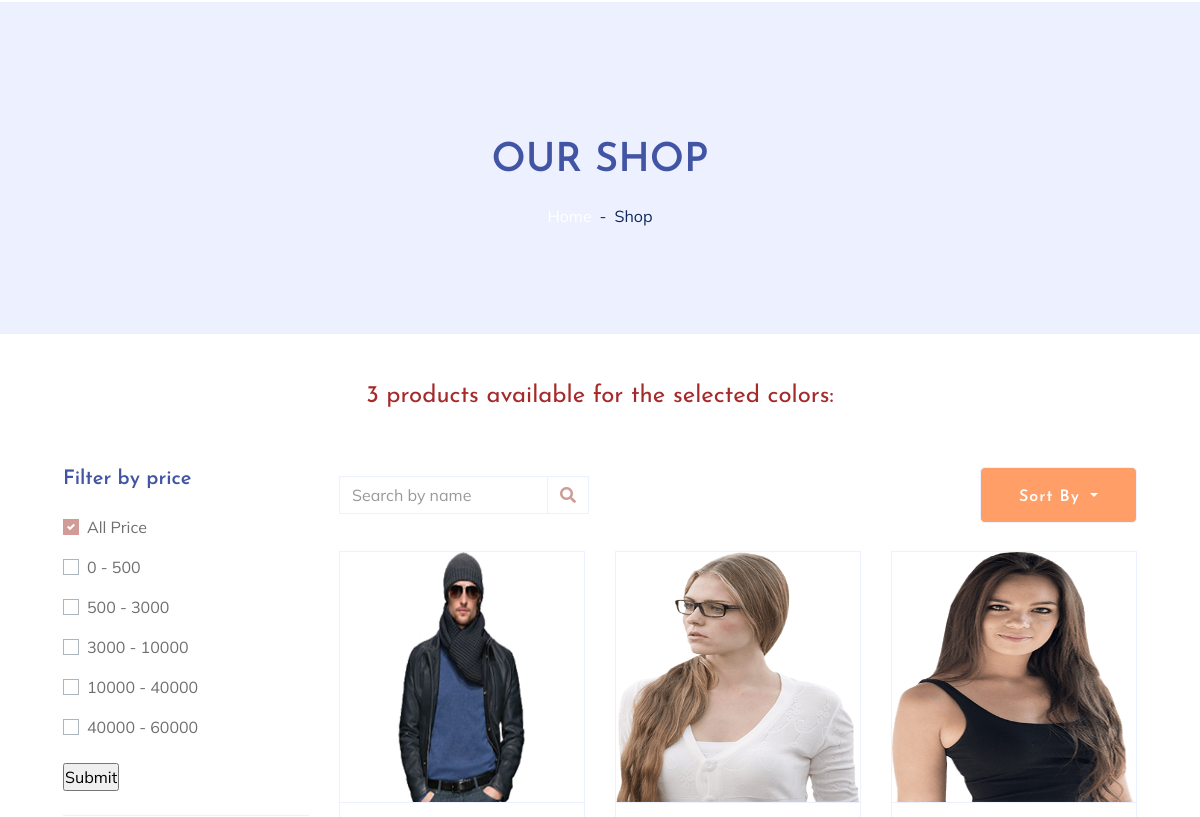
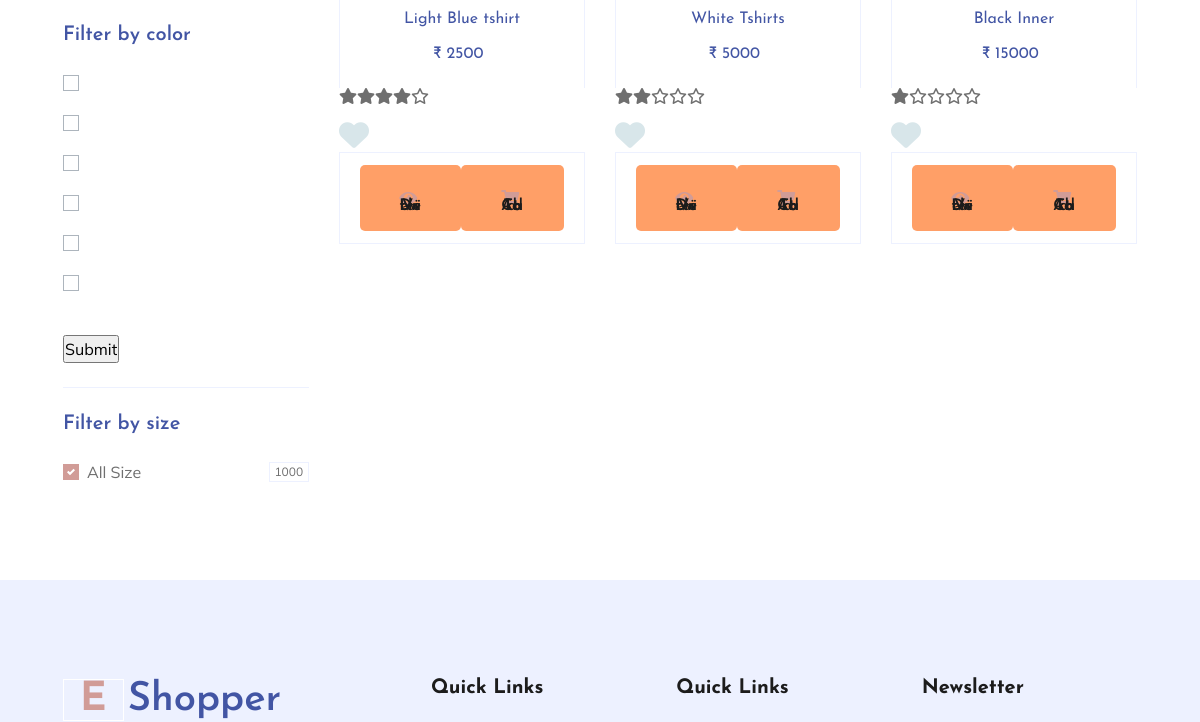
The app's page /color_filter (middle part), older data (2 pictures, top to bottom).
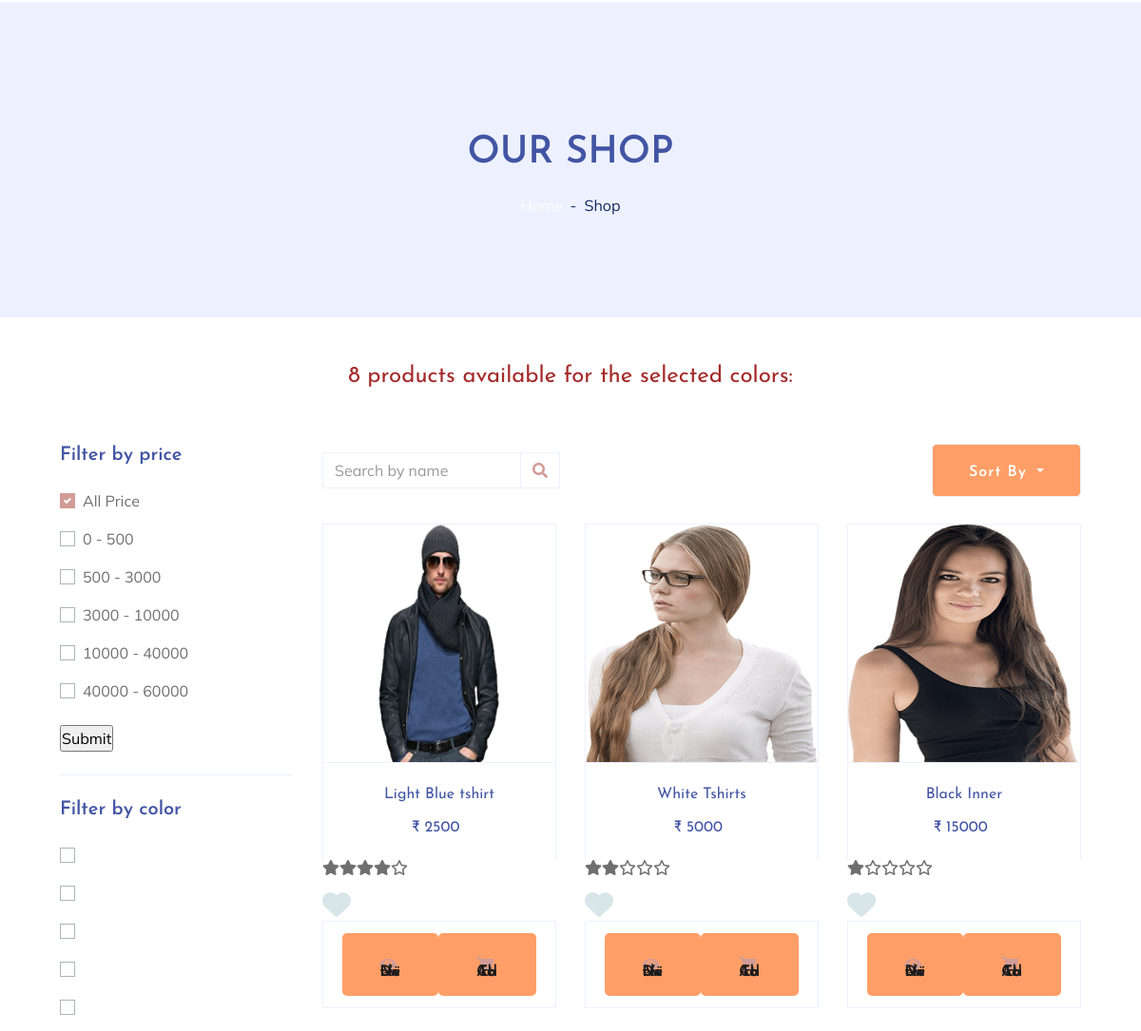
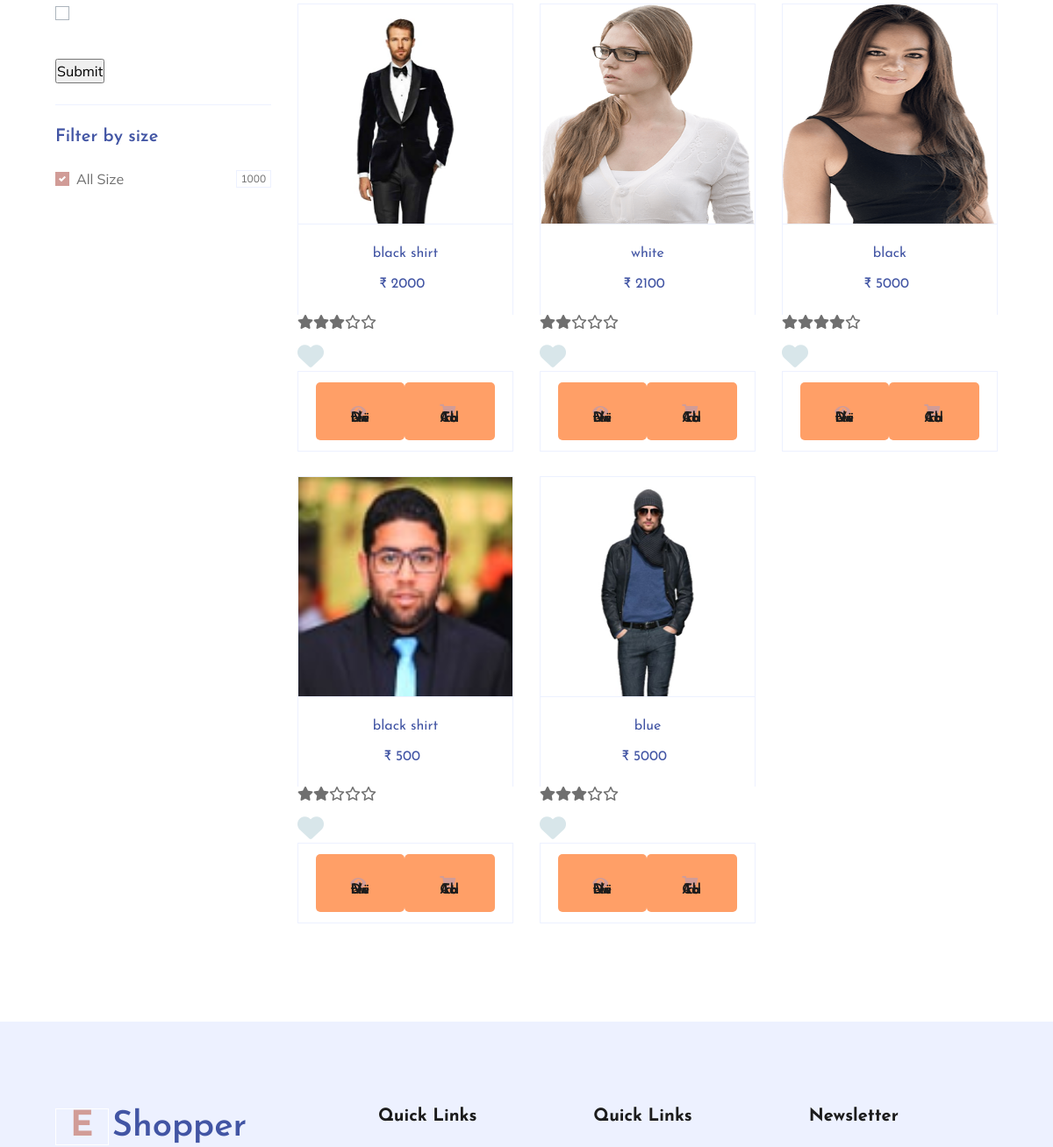
The same page, newer data (2 pictures, top to bottom).
### shooper_app/models.py (models this page shows, shortened)
class product(models.Model):
    main_category=models.ForeignKey(Main_category,on_delete=models.CASCADE,blank=True,null=True)
    sub_category=models.ForeignKey(Sub_category,on_delete=models.CASCADE,blank=True,null=True)
    image=models.ImageField(upload_to="media")
    name=models.CharField(max_length=50)
    quantity=models.IntegerField(default=1)
    price1=models.CharField(choices=chh,blank=True,null=True,max_length=50)
    size1=models.ManyToManyField(size,null=True,blank=True)
    star=models.IntegerField()
    color=models.ManyToManyField(color,blank=True,null=True,max_length=50)
    price=models.IntegerField()

### shooper_app/views.py (the view)
# urls.py: path('color_filter', views.color_filter, name='color_filter'),
def color_filter(request):
    a1 = request.GET.getlist("color-1")
    pid = product.objects.all()
    if a1:
        pid = product.objects.filter(color__name__in=a1)
    color_count = len(pid)
    cid = color.objects.all()
    con = {"cid": cid, "pid": pid,"color_count":color_count}
    return render(request, 'shop.html', con)

### shooper_app/templates/shop.html (shortened to what the changed rows need)
{% extends "index.html" %}
{% load static %}
{% block content %}
    <div class="container-fluid bg-secondary mb-5">
        <br>
        <div class="d-flex flex-column align-items-center justify-content-center" style="min-height: 300px">
            <h1 class="font-weight-semi-bold text-uppercase mb-3">Our Shop</h1>
        </div>
    </div>
    {% if color_count %}
    {% if color_count == 0 %}
        <h4 style="color: brown;text-align:center">No products available for the selected colors.</h4>
    {% else %}
        <h4 style="color: brown;text-align:center">{{color_count}} products available for the selected colors:</h4>
    {% endif %}
    {% endif %}
    <div class="container-fluid pt-5">
        <div class="row px-xl-5">
            <div class="col-lg-9 col-md-12">
                <div class="row pb-3">
                    {% for i in pid %}
                    <div class="col-lg-4 col-md-6 col-sm-12 pb-1" >
                        <div class="card product-item border-0 mb-4" >
                            <div class="card-header product-img position-relative overflow-hidden bg-transparent border p-0">
                                <img class="img-fluid w-100" src="{{ i.image.url }}" alt="" style="height: 250px;" >
                            </div>
                            <div class="card-body border-left border-right text-center p-0 pt-4 pb-3">
                                <h6 class="text-truncate mb-3">{{i.name}}</h6>
                                <div class="d-flex justify-content-center">
                                    <h6>&#8377; {{i.price}}</h6><h6 class="text-muted ml-2"></h6>
                                </div>
                            </div>
                            <div class="d-flex mb-3">
                                <i {% if i.star < 1 %} class="fa-regular fa-star" {% else %}  class="fa fa-star" {% endif %} ></i>
                                        <i {% if i.star < 2 %} class="fa-regular fa-star" {% else %}  class="fa fa-star" {% endif %}></i>
                                        <i {% if i.star < 3 %} class="fa-regular fa-star" {% else %}  class="fa fa-star" {% endif %}></i>
                                        <i {% if i.star < 4 %} class="fa-regular fa-star" {% else %}  class="fa fa-star" {% endif %}></i>
                                        <i {% if i.star < 5 %} class="fa-regular fa-star" {% else %}  class="fa fa-star" {% endif %}></i>
                            </div>
                            {% if i.id in l1 %}
                            <a href="{% url 'add_whishlist' i.id %}" >
                                <i class="fa-solid fa-heart " style="color: red;font-size :30px;"></i>
                            </a>
                        {% else %}
                            <a href="{% url 'add_whishlist' i.id %}" >
                                <i class="fa-solid fa-heart " style="color: rgb(216, 230, 234);font-size :30px;"></i>
                            </a>
                        {% endif %}
                            <div class="card-footer d-flex justify-content-between bg-light border">
                                <a href="{% url 'detail1' i.id %}" class="btn btn-sm text-dark p-0"><i class="fas fa-eye text-primary mr-1"></i>View Detail</a>
                                <a href="{% url 'add_to_cart' i.id %}" class="btn btn-sm text-dark p-0"><i class="fas fa-shopping-cart text-primary mr-1"></i>Add To Cart</a>
                            </div>
                        </div>
                    </div>
                    {% endfor %}
                </div>
            </div>
        </div>
    </div>
{% endblock %}

Row changes from the older to the newer data that the page shows:
added product: image (picture), name "black shirt", price "2000", star 3 (drawn)
added product: image (picture), name "white", price "2100", star 2 (drawn)
added product: image (picture), name "black", price "5000", star 4 (drawn)
added product: image (picture), name "black shirt", price "500", star 2 (drawn)
added product: image (picture), name "blue", price "5000", star 3 (drawn)
Text that changed along with them:
{{ color_count }}: "3" → "8"
